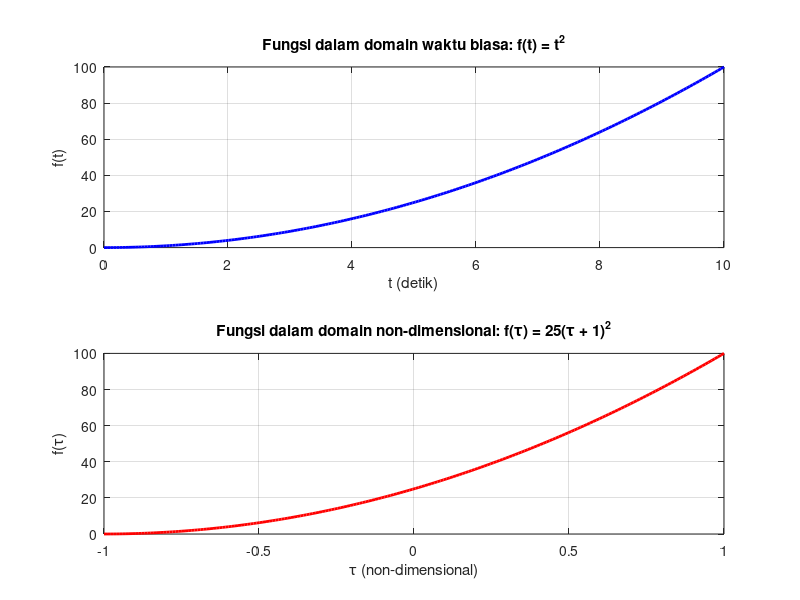

This chart was generated by the following MATLAB code:
clc; clear; close all;

% Parameter waktu
t0 = 0; tf = 10;
t = linspace(t0, tf, 200);
tau = (2*t - (tf + t0)) / (tf - t0);

% Fungsi dalam domain t
f_t = t.^2;

% Fungsi dalam domain tau
f_tau = 25*(tau + 1).^2;

% Plot perbandingan
figure;
subplot(2,1,1);
plot(t, f_t, 'b', 'LineWidth', 2);
xlabel('t (detik)'); ylabel('f(t)');
title('Fungsi dalam domain waktu biasa: f(t) = t^2');
grid on;

subplot(2,1,2);
plot(tau, f_tau, 'r', 'LineWidth', 2);
xlabel('\tau (non-dimensional)'); ylabel('f(\tau)');
title('Fungsi dalam domain non-dimensional: f(\tau) = 25(\tau + 1)^2');
grid on;
